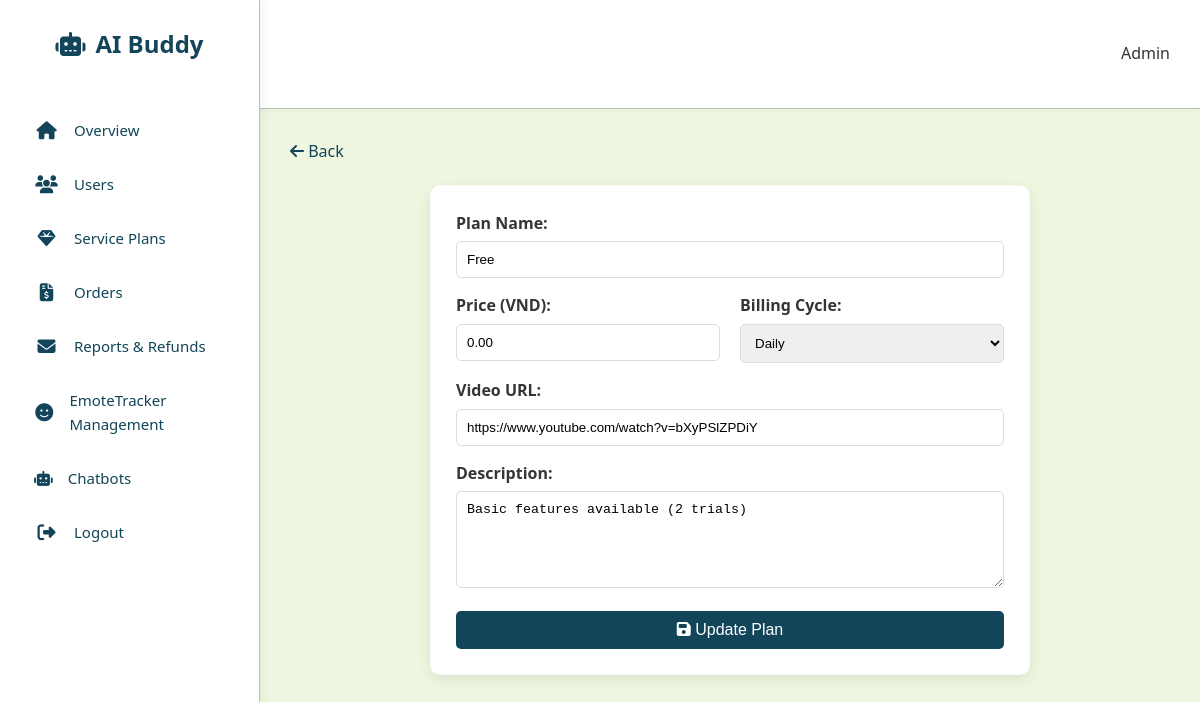
The page /admin_aibuddy/modules/plans/edit.php?id=1 (signed in) on the database its author committed.
### tables this page shows
CREATE TABLE `plan` (
  `PlanID` int(11) NOT NULL,
  `PlanName` varchar(100) NOT NULL,
  `PlanDescription` text DEFAULT NULL,
  `PlanPrice` decimal(10,2) DEFAULT NULL,
  `BillingCycle` varchar(20) DEFAULT NULL,
  `PlanVideoURL` varchar(255) DEFAULT NULL
);

### admin_aibuddy/modules/plans/edit.php (the view, shortened to what this page needs)
<?php
require_once __DIR__ . '/../../config/db.php';
$id = intval($_GET['id']);
$sql = "SELECT * FROM Plan WHERE PlanID = $id";
$result = $conn->query($sql);
$plan = $result->fetch_assoc();
?>
<!DOCTYPE html>
<html lang="en">
<head>
    <link rel="stylesheet" href="../../assets/css/style.css">
    <link rel="stylesheet" href="https://cdnjs.cloudflare.com/ajax/libs/font-awesome/6.4.0/css/all.min.css">
</head>
<body>
    <?php include __DIR__ . '/../../includes/sidebar.php'; ?>
    <div class="top-navbar">
        <h2>Edit Service Plan</h2>
        <div class="user-profile">Admin</div>
    </div>
    <div class="main-content">
        <a href="index.php" style="color: var(--primary); text-decoration: none; display: inline-block; margin-bottom: 20px;">
            <i class="fa-solid fa-arrow-left"></i> Back
        </a>
        <div class="card-box" style="max-width: 600px; margin: 0 auto;">
            <form method="POST">
                <div style="margin-bottom: 15px;">
                    <label style="display: block; margin-bottom: 5px; font-weight: bold;">Plan Name:</label>
                    <input type="text" name="PlanName" class="form-control" style="width: 100%; padding: 10px; border: 1px solid #ddd; border-radius: 5px;"
                           value="<?php echo htmlspecialchars($plan['PlanName']); ?>" required>
                </div>
                <div style="margin-bottom: 15px; display: flex; gap: 20px;">
                    <div style="flex: 1;">
                        <label style="display: block; margin-bottom: 5px; font-weight: bold;">Price (VND):</label>
                        <input type="number" name="PlanPrice" class="form-control" style="width: 100%; padding: 10px; border: 1px solid #ddd; border-radius: 5px;"
                               value="<?php echo $plan['PlanPrice']; ?>" required>
                    </div>
                    <div style="flex: 1;">
                        <label style="display: block; margin-bottom: 5px; font-weight: bold;">Billing Cycle:</label>
                        <select name="BillingCycle" style="width: 100%; padding: 10px; border: 1px solid #ddd; border-radius: 5px;">
                            <option value="Daily" <?php if($plan['BillingCycle'] == 'Daily') echo 'selected'; ?>>Daily</option>
                        </select>
                    </div>
                </div>
                <div style="margin-bottom: 15px;">
                    <label style="display: block; margin-bottom: 5px; font-weight: bold;">Video URL:</label>
                    <input type="text" name="PlanVideoURL" class="form-control" style="width: 100%; padding: 10px; border: 1px solid #ddd; border-radius: 5px;"
                           value="<?php echo htmlspecialchars($plan['PlanVideoURL'] ?? ''); ?>" placeholder="https://www.youtube.com/watch?v=...">
                </div>
                <div style="margin-bottom: 15px;">
                    <label style="display: block; margin-bottom: 5px; font-weight: bold;">Description:</label>
                    <textarea name="PlanDescription" rows="5" style="width: 100%; padding: 10px; border: 1px solid #ddd; border-radius: 5px;"><?php echo htmlspecialchars($plan['PlanDescription']); ?></textarea>
                </div>
                <button type="submit" class="btn" style="background: var(--primary); color: white; padding: 10px 20px; border: none; border-radius: 5px; cursor: pointer; width: 100%; font-size: 16px;">
                    <i class="fa-solid fa-save"></i> Update Plan
                </button>
            </form>
        </div>
    </div>
</body>
</html>

### admin_aibuddy/assets/css/style.css (style rules this page uses)
:root { --primary-dark: #01161e; --primary: #124559; --primary-light: #598392; --accent: #33c6e7; --light: #aec3b0; --background: #eff6e0; --white: #ffffff; --gray: #d9d9d9; --text: #353535; --card-shadow: 0 5px 15px rgba(0, 0, 0, 0.08); --radius: 10px; --sidebar-width: 260px; }
* { box-sizing: border-box; }
body { font-family: 'Segoe UI', Tahoma, Geneva, Verdana, sans-serif; background-color: var(--background); color: var(--text); margin: 0; line-height: 1.6; }
.main-content { margin-left: var(--sidebar-width); padding: 30px; }
.top-navbar { background: var(--white); padding: 15px 30px; display: flex; justify-content: space-between; align-items: center; box-shadow: 0 2px 5px rgba(0,0,0,0.03); border-bottom: 1px solid var(--light); }
.card-box { background-color: var(--white); border-radius: var(--radius); box-shadow: var(--card-shadow); padding: 25px; transition: transform 0.3s ease; height: 100%; border: 1px solid rgba(0,0,0,0.02); }
h2 { color: var(--primary); }

### rows shown on the page
plan: PlanName "Free", PlanPrice "0.00", BillingCycle "Daily", PlanVideoURL "https://www.youtube.com/watch?v=bXyPSlZPDiY", PlanDescription "Basic features available (2 trials)"
